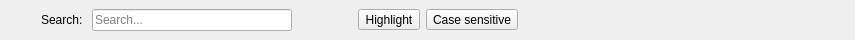
<?xml version="1.0" encoding="UTF-8"?>
<ui version="4.0">
 <class>SearchToolbar</class>
 <widget class="QWidget" name="SearchToolbar">
  <property name="geometry">
   <rect>
    <x>0</x>
    <y>0</y>
    <width>855</width>
    <height>40</height>
   </rect>
  </property>
  <layout class="QHBoxLayout" name="horizontalLayout">
   <property name="topMargin">
    <number>4</number>
   </property>
   <property name="bottomMargin">
    <number>4</number>
   </property>
   <item>
    <widget class="QToolButton" name="closeButton">
     <property name="sizePolicy">
      <sizepolicy hsizetype="Fixed" vsizetype="Fixed">
       <horstretch>0</horstretch>
       <verstretch>0</verstretch>
      </sizepolicy>
     </property>
     <property name="autoRaise">
      <bool>true</bool>
     </property>
    </widget>
   </item>
   <item>
    <widget class="QLabel" name="label">
     <property name="text">
      <string>Search: </string>
     </property>
    </widget>
   </item>
   <item>
    <widget class="FocusSelectLineEdit" name="lineEdit">
     <property name="minimumSize">
      <size>
       <width>100</width>
       <height>0</height>
      </size>
     </property>
     <property name="maximumSize">
      <size>
       <width>200</width>
       <height>16777215</height>
      </size>
     </property>
     <property name="placeholderText">
      <string>Search...</string>
     </property>
    </widget>
   </item>
   <item>
    <widget class="QToolButton" name="previous">
     <property name="sizePolicy">
      <sizepolicy hsizetype="Fixed" vsizetype="Fixed">
       <horstretch>0</horstretch>
       <verstretch>0</verstretch>
      </sizepolicy>
     </property>
     <property name="autoRaise">
      <bool>true</bool>
     </property>
    </widget>
   </item>
   <item>
    <widget class="QToolButton" name="next">
     <property name="sizePolicy">
      <sizepolicy hsizetype="Fixed" vsizetype="Fixed">
       <horstretch>0</horstretch>
       <verstretch>0</verstretch>
      </sizepolicy>
     </property>
     <property name="autoRaise">
      <bool>true</bool>
     </property>
    </widget>
   </item>
   <item>
    <widget class="QToolButton" name="highligh">
     <property name="text">
      <string>Highlight</string>
     </property>
     <property name="checkable">
      <bool>true</bool>
     </property>
    </widget>
   </item>
   <item>
    <widget class="QToolButton" name="caseSensitive">
     <property name="text">
      <string>Case sensitive</string>
     </property>
     <property name="checkable">
      <bool>true</bool>
     </property>
    </widget>
   </item>
   <item>
    <widget class="QLabel" name="results">
     <property name="text">
      <string/>
     </property>
    </widget>
   </item>
   <item>
    <spacer name="horizontalSpacer">
     <property name="orientation">
      <enum>Qt::Horizontal</enum>
     </property>
     <property name="sizeType">
      <enum>QSizePolicy::MinimumExpanding</enum>
     </property>
     <property name="sizeHint" stdset="0">
      <size>
       <width>40</width>
       <height>20</height>
      </size>
     </property>
    </spacer>
   </item>
  </layout>
 </widget>
 <customwidgets>
  <customwidget>
   <class>FocusSelectLineEdit</class>
   <extends>QLineEdit</extends>
   <header>focusselectlineedit.h</header>
  </customwidget>
 </customwidgets>
 <resources/>
 <connections/>
</ui>
